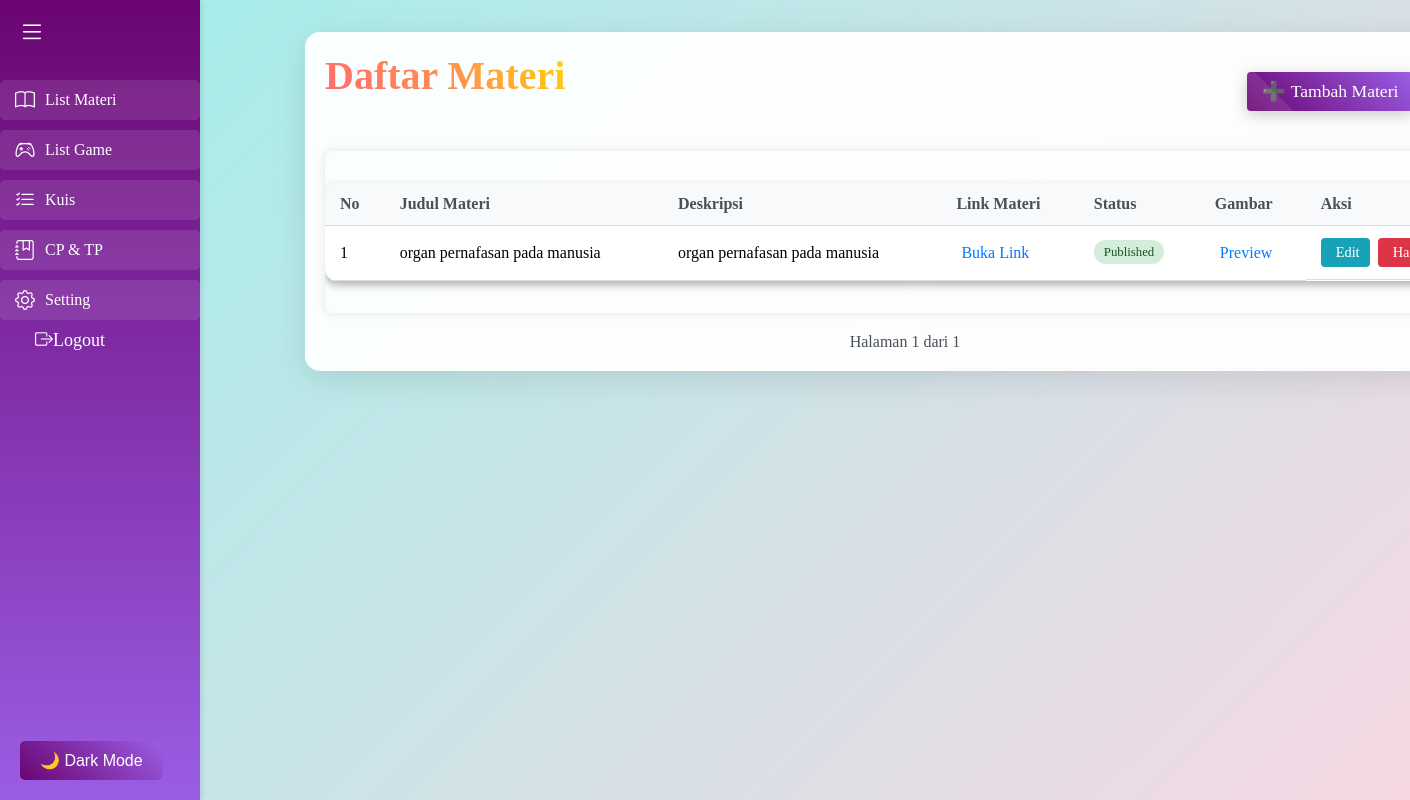
/admin/materi/list.php (signed in), run on the app's committed database.
### tables this page shows
CREATE TABLE `materi` (
  `id_materi` int(11) NOT NULL,
  `judul_materi` varchar(255) NOT NULL,
  `deskripsi` text DEFAULT NULL,
  `id_guru` int(11) DEFAULT NULL,
  `tanggal_upload` datetime DEFAULT current_timestamp(),
  `status` enum('draft','published','archived') DEFAULT 'draft',
  `gambar` longblob DEFAULT NULL,
  `link_materi` varchar(255) DEFAULT NULL
);

### admin/materi/list.php (the view, shortened to what this page needs)
<?php
require_once '../../includes/db.php';
$limit = 10;
$page = isset($_GET['page']) ? (int)$_GET['page'] : 1;
$page = max($page, 1);
$offset = ($page - 1) * $limit;
$total_sql = "SELECT COUNT(*) FROM materi";
$total_stmt = $pdo->query($total_sql);
$total_rows = $total_stmt->fetchColumn();
$total_pages = ceil($total_rows / $limit);
$sql_materi = "SELECT * FROM materi ORDER BY id_materi DESC LIMIT :limit OFFSET :offset";
$stmt_materi = $pdo->prepare($sql_materi);
$stmt_materi->bindValue(':limit', $limit, PDO::PARAM_INT);
$stmt_materi->bindValue(':offset', $offset, PDO::PARAM_INT);
$stmt_materi->execute();
$materi = $stmt_materi->fetchAll(PDO::FETCH_ASSOC);
?>
<?php include_once('../components/header.php'); ?>
<?php include_once('../components/nav.php'); ?>
<main class="content">
    <div class="content-container">
        <div class="content-header">
            <h1 class="content-title">Daftar Materi</h1>
            <div class="content-actions">
                <a href="tambah.php" class="btn btn-tambah">Tambah Materi</a>
            </div>
        </div>
        <div class="table-responsive">
            <table class="data-table">
                <thead>
                    <tr>
                        <th>No</th>
                        <th>Judul Materi</th>
                        <th>Deskripsi</th>
                        <th>Link Materi</th>
                        <th>Status</th>
                        <th>Gambar</th>
                        <th>Aksi</th>
                    </tr>
                </thead>
                <tbody>
                    <?php $no = $offset + 1; foreach ($materi as $m): ?>
                    <tr>
                        <td><?= $no++ ?></td>
                        <td><?= htmlspecialchars($m['judul_materi']) ?></td>
                        <td class="deskripsi-cell">
                            <?php
                            $fullDeskripsi = $m['deskripsi'];
                            $escapedFull = htmlspecialchars($fullDeskripsi, ENT_QUOTES, 'UTF-8');
                            $words = str_word_count(strip_tags($fullDeskripsi), 2);
                            $word_limit = 10;
                            if (count($words) > $word_limit) {
                                $word_keys = array_keys($words);
                                $truncated = substr($fullDeskripsi, 0, $word_keys[$word_limit]) . '...';
                                echo '<span class="short-description">' . htmlspecialchars($truncated) . '</span>';
                                echo ' <a href="#" class="view-more" data-full="' . $escapedFull . '">[Lihat Selengkapnya]</a>';
                            } else {
                                echo htmlspecialchars($fullDeskripsi);
                            }
                            ?>
                        </td>
                        <td>
                            <?php if ($m['link_materi']): ?>
                                <a href="<?= htmlspecialchars($m['link_materi']) ?>" target="_blank" class="link-materi">
                                    <i class="fas fa-external-link-alt"></i> Buka Link
                                </a>
                            <?php else: ?>
                                <span class="no-link">Tidak ada link</span>
                            <?php endif; ?>
                        </td>
                        <td>
                            <span class="status-badge status-<?= $m['status'] ?>">
                                <?= ucfirst($m['status']) ?>
                            </span>
                        </td>
                        <td>
                            <?php if ($m['gambar']): ?>
                                <a href="<?= htmlspecialchars($m['gambar']) ?>" target="_blank" class="gambar-preview">
                                    <i class="fas fa-eye"></i> Preview
                                </a>
                            <?php else: ?>
                                <span class="no-image">Tidak ada gambar</span>
                            <?php endif; ?>
                        </td>
                        <td class="action-buttons">
                            <a href="edit.php?id=<?= $m['id_materi'] ?>" class="btn btn-edit">
                                <i class="fas fa-edit"></i> Edit
                            </a>
                            <a href="hapus.php?id=<?= $m['id_materi'] ?>" class="btn btn-hapus"
                               onclick="return confirm('Apakah Anda yakin ingin menghapus materi ini?')">
                                <i class="fas fa-trash"></i> Hapus
                            </a>
                        </td>
                    </tr>
                    <?php endforeach; ?>
                </tbody>
            </table>
        </div>
        <div class="pagination">
            <span class="page-info">Halaman <?= $page ?> dari <?= $total_pages ?></span>
        </div>
    </div>
</main>
<?php include_once('../components/footer.php') ?>

### assets/css/admin.css (style rules this page uses)
:root { --sidebar-bg: #6A0572; --sidebar-text: #ffffff; --sidebar-hover: #9B5DE5; --content-bg: #F15BB5; --content-text: #ffffff; --card-bg: #9f4eaf; --primary: #155724; --secondery: #f13b2a; --card-shadow: 0 4px 8px rgba(0, 0, 0, 0.3); }
* { padding: 0; margin: 0; box-sizing: border-box; }
.content { margin-left: 200px; padding: 20px; width: 100%; background-color: var(--content-bg); color: var(--content-text); min-height: 100vh; }
.content-title { font-size: 1.5rem; margin-bottom: 1.25rem; color: var(--content-text); text-align: center; }
.content-container { padding: 1.25rem; max-width: auto; }
.btn { padding: 0.625rem 1.25rem; border: none; border-radius: 0.25rem; font-size: 1rem; cursor: pointer; transition: background-color 0.3s ease; text-align: center; text-decoration: none; display: inline-block; }
@media (min-width: 64.0625rem) { .content-title { font-size: 1.5rem; } }
.content { background: linear-gradient(135deg, #a8edea 0%, #fed6e3 100%); min-height: 100vh; padding: 2rem; }
.content-container { max-width: 800px; margin: 0 auto; background: rgba(255, 255, 255, 0.95); padding: 2rem; border-radius: 15px; box-shadow: 0 8px 32px rgba(0, 0, 0, 0.1); }
.content-title { color: #2c3e50; font-size: 2.5rem; text-align: center; margin-bottom: 2rem; position: relative; animation: float 3s ease-in-out infinite; }
.content-title { background: linear-gradient(45deg, #FF6B6B, #FF8E53, #FFD700); -webkit-background-clip: text; background-clip: text; color: transparent; animation: rainbow 5s ease infinite; }
.data-table { width: 100%; border-collapse: collapse; margin: 2rem 0; background: var(--card-bg); border-radius: 12px; overflow: hidden; box-shadow: var(--card-shadow); animation: tableEntrance 0.5s ease-in-out; }
.btn { padding: 0.6rem 1.2rem; border: none; border-radius: 6px; font-size: 0.9rem; cursor: pointer; transition: all 0.3s ease; text-decoration: none; display: inline-flex; align-items: center; gap: 0.5rem; }
.btn-edit { background: var(--primary); color: white; }
.btn-hapus { background-color: red; color: white; }
.btn-tambah { background: linear-gradient(45deg, var(--sidebar-bg), var(--sidebar-hover)); color: var(--sidebar-text); padding: 1rem 2rem; border-radius: 30px; font-size: 1.1rem; border: none; cursor: pointer; transition: all 0.3s ease; position: relative; overflow: hidden; box-shadow: 0 4px 15px rgba(0,0,0,0.2); display: inline-flex; align-items: center; gap: 0.8rem; }
.btn-tambah::before { content: "➕"; font-size: 1.2rem; transition: transform 0.3s ease; }
.btn-tambah::after { content: ""; position: absolute; top: -50%; left: -50%; width: 200%; height: 200%; background: rgba(255,255,255,0.1); transform: rotate(45deg) translate(-20%, 100%); transition: all 0.5s ease; }
.btn-tambah { animation: float 3s ease-in-out infinite; }

### admin/materi/list.php (style rules this page uses)
.content-container { padding: 20px; max-width: 1200px; margin: 0 auto; }
.content-header { display: flex; justify-content: space-between; align-items: center; margin-bottom: 20px; flex-wrap: wrap; gap: 15px; }
.content-actions { display: flex; gap: 10px; }
.btn { padding: 8px 15px; border-radius: 4px; text-decoration: none; font-weight: 500; display: inline-flex; align-items: center; gap: 5px; transition: all 0.3s ease; }
.btn-tambah { background-color: #28a745; color: white; }
.btn-hapus { background-color: #dc3545; color: white; }
.table-responsive { overflow-x: auto; margin-bottom: 20px; border-radius: 8px; box-shadow: 0 0 10px rgba(0,0,0,0.1); }
.data-table { width: 100%; border-collapse: collapse; background-color: white; }
.data-table th, .data-table td { padding: 12px 15px; text-align: left; border-bottom: 1px solid #ddd; }
.data-table th { background-color: #f8f9fa; font-weight: 600; color: #495057; }
.deskripsi-cell { max-width: 250px; }
.status-badge { padding: 5px 10px; border-radius: 20px; font-size: 0.8em; font-weight: 500; }
.status-published { background-color: #d4edda; color: #155724; }
.link-materi, .gambar-preview { color: #007bff; text-decoration: none; display: inline-flex; align-items: center; gap: 5px; }
.action-buttons { display: flex; gap: 8px; }
.btn-edit { background-color: #17a2b8; color: white; padding: 6px 10px; font-size: 0.9em; }
.btn-hapus { background-color: #dc3545; color: white; padding: 6px 10px; font-size: 0.9em; }
.pagination { display: flex; justify-content: center; align-items: center; gap: 10px; margin-top: 20px; flex-wrap: wrap; }
.page-info { font-weight: 500; color: #495057; }

### data on the page
materi: judul_materi "organ pernafasan pada manusia", deskripsi "organ pernafasan pada manusia", status "Published"

### other printed values
$page "1"
$total_pages "1"
